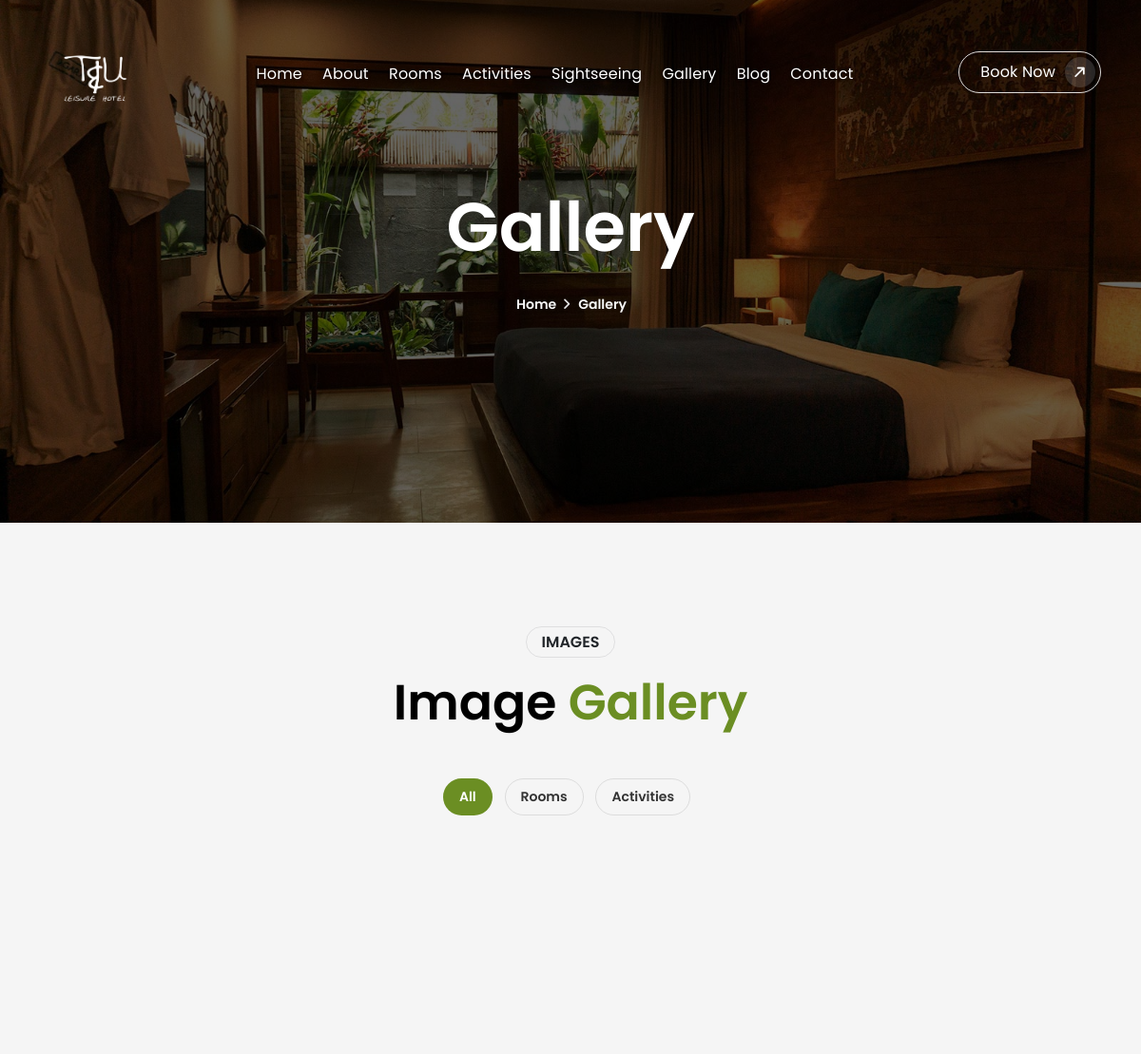
The page /gallery/ (upper part) on the database as committed earlier.
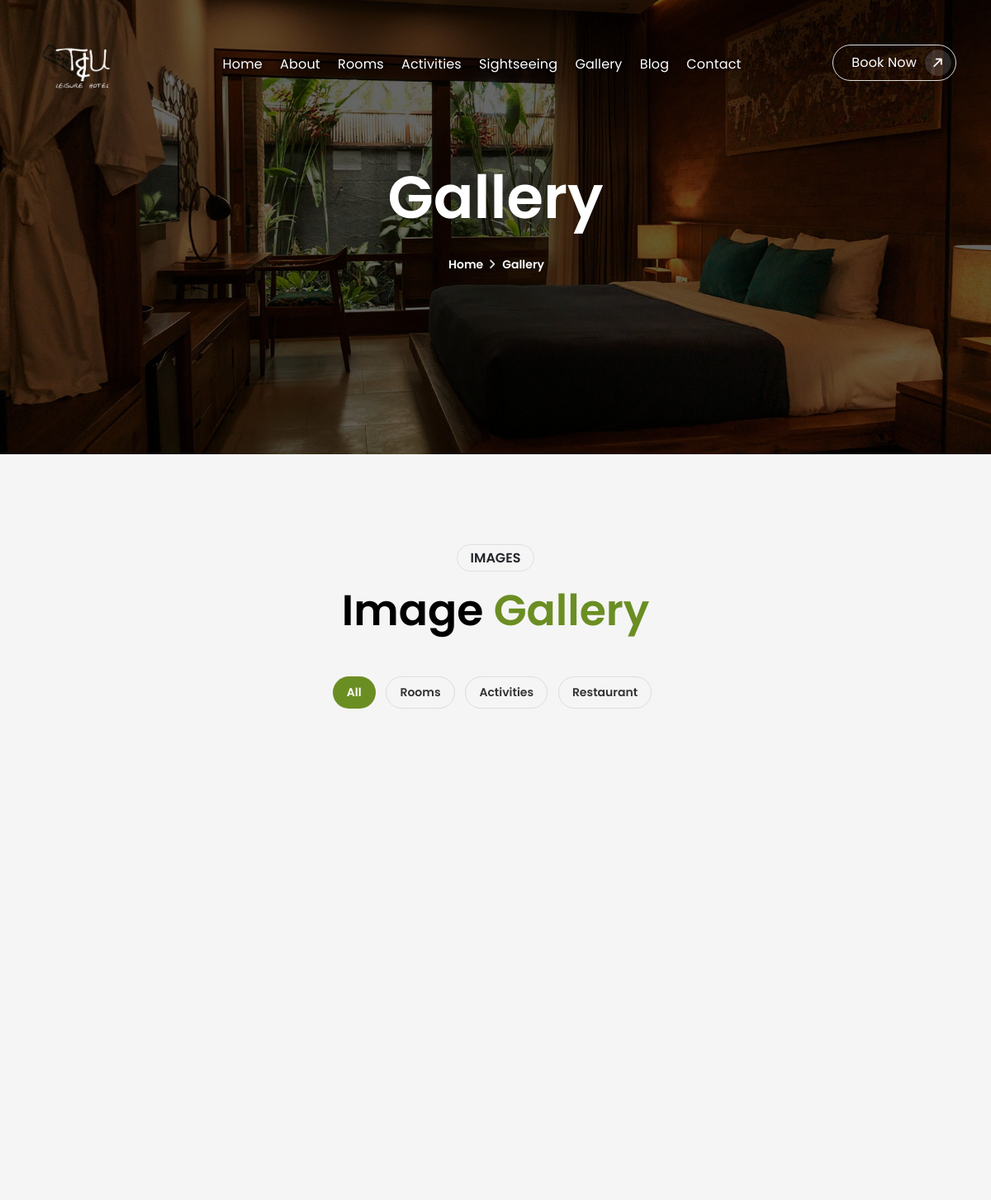
The same page on the database as committed later.
### tandj_app/models.py (models this page shows, shortened)
class Category(models.Model):
    name = models.CharField(max_length=100, unique=True)
    created_at = models.DateTimeField(auto_now_add=True)
    class Meta:
        verbose_name_plural = "Categories"

### tandj_app/views.py (the view)
# urls.py: path("gallery/", views.gallery_public, name="gallery_public"),
def gallery_public(request):
    categories = Category.objects.all().prefetch_related("images")
    category_data = []
    for category in categories:
        images_qs = category.images.all().order_by("-uploaded_at")
        paginator = Paginator(images_qs, 24)
        page_number = request.GET.get(f"page_{category.id}", 1)
        try:
            page_obj = paginator.page(page_number)
        except PageNotAnInteger:
            page_obj = paginator.page(1)
        except EmptyPage:
            page_obj = paginator.page(paginator.num_pages)
        category_data.append({"category": category, "page_obj": page_obj})
    return render(
        request,
        "frontends/gallery.html",
        {
            "categories": categories,
            "category_data": category_data,
        },
    )

### templates/frontends/gallery.html (shortened to what this page needs)
{% extends "frontends/base.html" %}
{% load static %}
{% block content %}
		<section class="page-header page-header-text-light py-0 mb-0">
			<div class="hero-wrap py-5">
				<div class="hero-mask opacity-6 bg-black"></div>
				<div class="hero-bg hero-bg-scroll" style="background-image:url('{% static 'tandu-main/images/slider/slide-2.jpg' %}');"></div>
				<div class="hero-content py-2 py-lg-4 my-2 my-md-4">
					<div class="container text-center mt-5 pt-5 pb-2">
						<h1 class="text-17 mb-4 wow fadeInUp">Gallery</h1>
						<ul class="breadcrumb justify-content-center mb-0 wow fadeInUp" data-wow-delay=".2s">
							<li><a href="{% url 'tandj_app:index' %}">Home</a></li>
							<li class="active">Gallery</li>
						</ul>
					</div>
				</div>
			</div>
		</section>
            <section class="section">
                <div class="container">
                    <div class="mx-auto text-center mb-5">
                        <p class="wow fadeInUp"><span class="text-3 text-uppercase fw-600 rounded-pill border border-dark border-opacity-10 px-3 py-1">Images</span></p>
                        <h2 class="heading-font-family text-13 fw-600 lh-sm wow fadeInUp" data-wow-delay=".2s">Image <span class="text-primary">Gallery</span></h2>
                    </div>
					{% if categories %}
					<div class="gallery-filters text-center mb-5 wow fadeInUp">
						<button type="button" class="btn btn-sm rounded-pill filter-btn active me-2 mb-2" data-filter="all">All</button>
						{% for category in categories %}
						<button type="button" class="btn btn-sm rounded-pill filter-btn me-2 mb-2" data-filter="cat-{{ category.id }}">{{ category.name }}</button>
						{% endfor %}
					</div>
					<div class="gallery">
					  <div class="row g-4" id="galleryGrid">
					  </div>
					</div>
					{% else %}
					<div class="text-center py-5">
						<p class="text-body-secondary">No images available right now. Please check back soon.</p>
					</div>
					{% endif %}
                </div>
            </section>
{% endblock %}

Rows that differ between the two databases and show on the page:
added Category: name "Restaurant"
